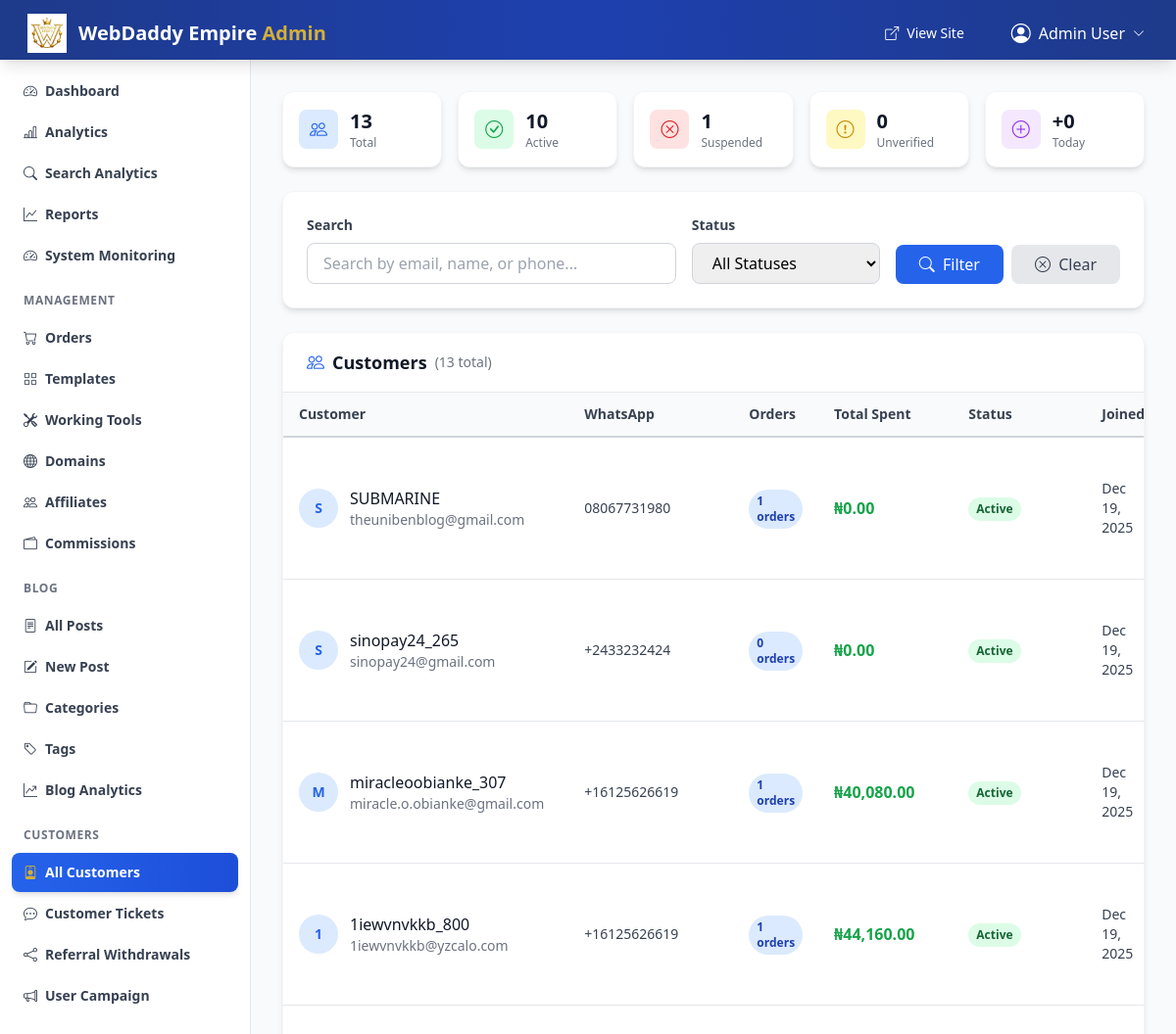
The page /admin/customers.php (signed in) on the database its author committed.
### tables this page shows
CREATE TABLE customers (
            id INTEGER PRIMARY KEY AUTOINCREMENT,
            email TEXT NOT NULL UNIQUE,
            phone TEXT,
            whatsapp_number TEXT,
            password_hash TEXT,
            username TEXT UNIQUE,
            full_name TEXT,
            
            status TEXT DEFAULT 'active' CHECK(status IN ('active', 'inactive', 'suspended', 'unverified', 'pending_setup')),
            email_verified INTEGER DEFAULT 0,
            phone_verified INTEGER DEFAULT 0,
            phone_verified_at TEXT,
            
            avatar_url TEXT,
            preferred_language TEXT DEFAULT 'en',
            
            registration_step INTEGER DEFAULT 0,
            
            reset_token TEXT,
            reset_token_expires TEXT,
            
            created_at TEXT DEFAULT CURRENT_TIMESTAMP,
            updated_at TEXT DEFAULT CURRENT_TIMESTAMP,
            last_login_at TEXT,
            password_changed_at TEXT
        , account_complete INTEGER DEFAULT 0);

### includes/functions.php (called while the page is built, shortened)
<?php
function formatCurrency($amount)
{
    return '₦' . number_format($amount, 2);
}

### admin/customers.php (the view, shortened to what this page needs)
<?php
require_once __DIR__ . '/../includes/functions.php';
$db = getDb();
$page = isset($_GET['page']) ? max(1, intval($_GET['page'])) : 1;
$perPage = 20;
$offset = ($page - 1) * $perPage;
$searchQuery = isset($_GET['search']) ? sanitizeInput($_GET['search']) : '';
$whereConditions = [];
$params = [];
$whereClause = !empty($whereConditions) ? "WHERE " . implode(" AND ", $whereConditions) : "";
$countSql = "SELECT COUNT(*) FROM customers c $whereClause";
$countStmt = $db->prepare($countSql);
$countStmt->execute($params);
$totalCustomers = $countStmt->fetchColumn();
$sql = "
    SELECT
        c.*,
        COUNT(DISTINCT po.id) as order_count,
        COALESCE(SUM(CASE WHEN po.status = 'paid' THEN po.final_amount ELSE 0 END), 0) as total_spent,
        MAX(po.created_at) as last_order_date
    FROM customers c
    LEFT JOIN pending_orders po ON po.customer_id = c.id
    $whereClause
    GROUP BY c.id
    ORDER BY c.created_at DESC
    LIMIT ? OFFSET ?
";
$params[] = $perPage;
$params[] = $offset;
$stmt = $db->prepare($sql);
$stmt->execute($params);
$customers = $stmt->fetchAll(PDO::FETCH_ASSOC);
$statsStmt = $db->query("
    SELECT
        COUNT(*) as total,
        SUM(CASE WHEN status = 'active' THEN 1 ELSE 0 END) as active,
        SUM(CASE WHEN status = 'suspended' THEN 1 ELSE 0 END) as suspended,
        SUM(CASE WHEN status = 'unverified' THEN 1 ELSE 0 END) as unverified,
        SUM(CASE WHEN DATE(created_at) = DATE('now') THEN 1 ELSE 0 END) as today
    FROM customers
");
$stats = $statsStmt->fetch(PDO::FETCH_ASSOC);
require_once __DIR__ . '/includes/header.php';
?>
<div class="grid grid-cols-2 md:grid-cols-5 gap-4 mb-6">
    <div class="bg-white rounded-xl shadow-md border border-gray-100 p-4">
        <div class="flex items-center gap-3">
            <div class="w-10 h-10 bg-blue-100 rounded-lg flex items-center justify-center">
                <i class="bi bi-people text-blue-600 text-lg"></i>
            </div>
            <div>
                <div class="text-xl font-bold text-gray-900"><?php echo number_format($stats['total']); ?></div>
                <div class="text-xs text-gray-500">Total</div>
            </div>
        </div>
    </div>
    <div class="bg-white rounded-xl shadow-md border border-gray-100 p-4">
        <div class="flex items-center gap-3">
            <div class="w-10 h-10 bg-green-100 rounded-lg flex items-center justify-center">
                <i class="bi bi-check-circle text-green-600 text-lg"></i>
            </div>
            <div>
                <div class="text-xl font-bold text-gray-900"><?php echo number_format($stats['active']); ?></div>
                <div class="text-xs text-gray-500">Active</div>
            </div>
        </div>
    </div>
    <div class="bg-white rounded-xl shadow-md border border-gray-100 p-4">
        <div class="flex items-center gap-3">
            <div class="w-10 h-10 bg-red-100 rounded-lg flex items-center justify-center">
                <i class="bi bi-x-circle text-red-600 text-lg"></i>
            </div>
            <div>
                <div class="text-xl font-bold text-gray-900"><?php echo number_format($stats['suspended']); ?></div>
                <div class="text-xs text-gray-500">Suspended</div>
            </div>
        </div>
    </div>
    <div class="bg-white rounded-xl shadow-md border border-gray-100 p-4">
        <div class="flex items-center gap-3">
            <div class="w-10 h-10 bg-yellow-100 rounded-lg flex items-center justify-center">
                <i class="bi bi-exclamation-circle text-yellow-600 text-lg"></i>
            </div>
            <div>
                <div class="text-xl font-bold text-gray-900"><?php echo number_format($stats['unverified']); ?></div>
                <div class="text-xs text-gray-500">Unverified</div>
            </div>
        </div>
    </div>
    <div class="bg-white rounded-xl shadow-md border border-gray-100 p-4">
        <div class="flex items-center gap-3">
            <div class="w-10 h-10 bg-purple-100 rounded-lg flex items-center justify-center">
                <i class="bi bi-plus-circle text-purple-600 text-lg"></i>
            </div>
            <div>
                <div class="text-xl font-bold text-gray-900">+<?php echo number_format($stats['today']); ?></div>
                <div class="text-xs text-gray-500">Today</div>
            </div>
        </div>
    </div>
</div>
<div class="bg-white rounded-xl shadow-md border border-gray-100 p-6 mb-6">
    <form method="GET" class="flex flex-wrap gap-4 items-end">
        <div class="flex-1 min-w-[200px]">
            <label class="block text-sm font-semibold text-gray-700 mb-2">Search</label>
            <input type="text" name="search" value="<?php echo htmlspecialchars($searchQuery); ?>"
                   placeholder="Search by email, name, or phone..."
                   class="w-full px-4 py-2 border border-gray-300 rounded-lg focus:ring-2 focus:ring-primary-500 focus:border-transparent">
        </div>
        <div class="w-48">
            <label class="block text-sm font-semibold text-gray-700 mb-2">Status</label>
            <select name="status" class="w-full px-4 py-2 border border-gray-300 rounded-lg focus:ring-2 focus:ring-primary-500 focus:border-transparent">
                <option value="">All Statuses</option>
            </select>
        </div>
        <div class="flex gap-2">
            <button type="submit" class="px-6 py-2 bg-primary-600 hover:bg-primary-700 text-white font-medium rounded-lg transition-colors">
                <i class="bi bi-search mr-1"></i> Filter
            </button>
            <a href="/admin/customers.php" class="px-6 py-2 bg-gray-200 hover:bg-gray-300 text-gray-700 font-medium rounded-lg transition-colors">
                <i class="bi bi-x-circle mr-1"></i> Clear
            </a>
        </div>
    </form>
</div>
<div class="bg-white rounded-xl shadow-md border border-gray-100">
    <div class="px-6 py-4 border-b border-gray-200 flex justify-between items-center">
        <h3 class="text-lg font-bold text-gray-900 flex items-center gap-2">
            <i class="bi bi-people text-primary-600"></i> Customers
            <span class="text-sm font-normal text-gray-500">(<?php echo number_format($totalCustomers); ?> total)</span>
        </h3>
    </div>
    <div class="overflow-x-auto">
        <table class="w-full">
            <thead>
                <tr class="border-b-2 border-gray-300 bg-gray-50">
                    <th class="text-left py-3 px-4 font-semibold text-gray-700 text-sm">Customer</th>
                    <th class="text-left py-3 px-4 font-semibold text-gray-700 text-sm">WhatsApp</th>
                    <th class="text-left py-3 px-4 font-semibold text-gray-700 text-sm">Orders</th>
                    <th class="text-left py-3 px-4 font-semibold text-gray-700 text-sm">Total Spent</th>
                    <th class="text-left py-3 px-4 font-semibold text-gray-700 text-sm">Status</th>
                    <th class="text-left py-3 px-4 font-semibold text-gray-700 text-sm">Joined</th>
                </tr>
            </thead>
            <tbody class="divide-y divide-gray-200">
                <?php if (empty($customers)): ?>
                <tr>
                    <td colspan="7" class="text-center py-12">
                        <i class="bi bi-people text-6xl text-gray-300"></i>
                        <p class="text-gray-500 mt-4">No customers found</p>
                    </td>
                </tr>
                <?php else: ?>
                <?php foreach ($customers as $customer): ?>
                <tr class="hover:bg-gray-50">
                    <td class="py-3 px-4">
                        <div class="flex items-center gap-3">
                            <div class="w-10 h-10 bg-primary-100 rounded-full flex items-center justify-center">
                                <span class="text-primary-600 font-bold text-sm">
                                    <?php echo strtoupper(substr($customer['username'] ?? $customer['email'], 0, 1)); ?>
                                </span>
                            </div>
                            <div>
                                <div class="font-medium text-gray-900"><?php echo htmlspecialchars($customer['username'] ?? 'Not set'); ?></div>
                                <div class="text-sm text-gray-500"><?php echo htmlspecialchars($customer['email']); ?></div>
                            </div>
                        </div>
                    </td>
                    <td class="py-3 px-4 text-gray-700 text-sm">
                        <?php echo htmlspecialchars($customer['whatsapp_number'] ?? '-'); ?>
                    </td>
                    <td class="py-3 px-4">
                        <span class="inline-flex items-center px-2 py-1 bg-blue-100 text-blue-800 rounded-full text-xs font-semibold">
                            <?php echo number_format($customer['order_count']); ?> orders
                        </span>
                    </td>
                    <td class="py-3 px-4 font-semibold text-green-600">
                        <?php echo formatCurrency($customer['total_spent']); ?>
                    </td>
                    <td class="py-3 px-4">
                        <?php
                        $statusColors = [
                            'active' => 'bg-green-100 text-green-800',
                            'inactive' => 'bg-gray-100 text-gray-800',
                            'suspended' => 'bg-red-100 text-red-800',
                            'unverified' => 'bg-yellow-100 text-yellow-800',
                            'pending_setup' => 'bg-purple-100 text-purple-800'
                        ];
                        $statusColor = $statusColors[$customer['status']] ?? 'bg-gray-100 text-gray-800';
                        ?>
                        <span class="inline-flex items-center px-2 py-1 <?php echo $statusColor; ?> rounded-full text-xs font-semibold">
                            <?php echo ucfirst($customer['status']); ?>
                        </span>
                    </td>
                    <td class="py-3 px-4 text-gray-700 text-sm">
                        <?php echo date('M d, Y', strtotime($customer['created_at'])); ?>
                    </td>
                </tr>
                <?php endforeach; ?>
                <?php endif; ?>
            </tbody>
        </table>
    </div>
</div>
<?php require_once __DIR__ . '/includes/footer.php'; ?>

### rows shown on the page
customers: username "S", username "SUBMARINE", email "theunibenblog@gmail.com", whatsapp_number "08067731980", order_count "1", total_spent "₦0.00", status "Active", created_at "Dec 19, 2025"
customers: username "S", username "sinopay24_265", email "sinopay24@gmail.com", whatsapp_number "+2433232424", order_count "0", total_spent "₦0.00", status "Active", created_at "Dec 19, 2025"
customers: username "M", username "miracleoobianke_307", email "miracle.o.obianke@gmail.com", whatsapp_number "+16125626619", order_count "1", total_spent "₦40,080.00", status "Active", created_at "Dec 19, 2025"
customers: username "1", username "1iewvnvkkb_800", email "1iewvnvkkb@yzcalo.com", whatsapp_number "+16125626619", order_count "1", total_spent "₦44,160.00", status "Active", created_at "Dec 19, 2025"

### other values the page prints
SITE_NAME "WebDaddy Empire"
getAdminName() "Admin User"
$stats['total'] "13"
$stats['active'] "10"
$stats['suspended'] "1"
$stats['unverified'] "0"
$stats['today'] "0"
$totalCustomers "13"
